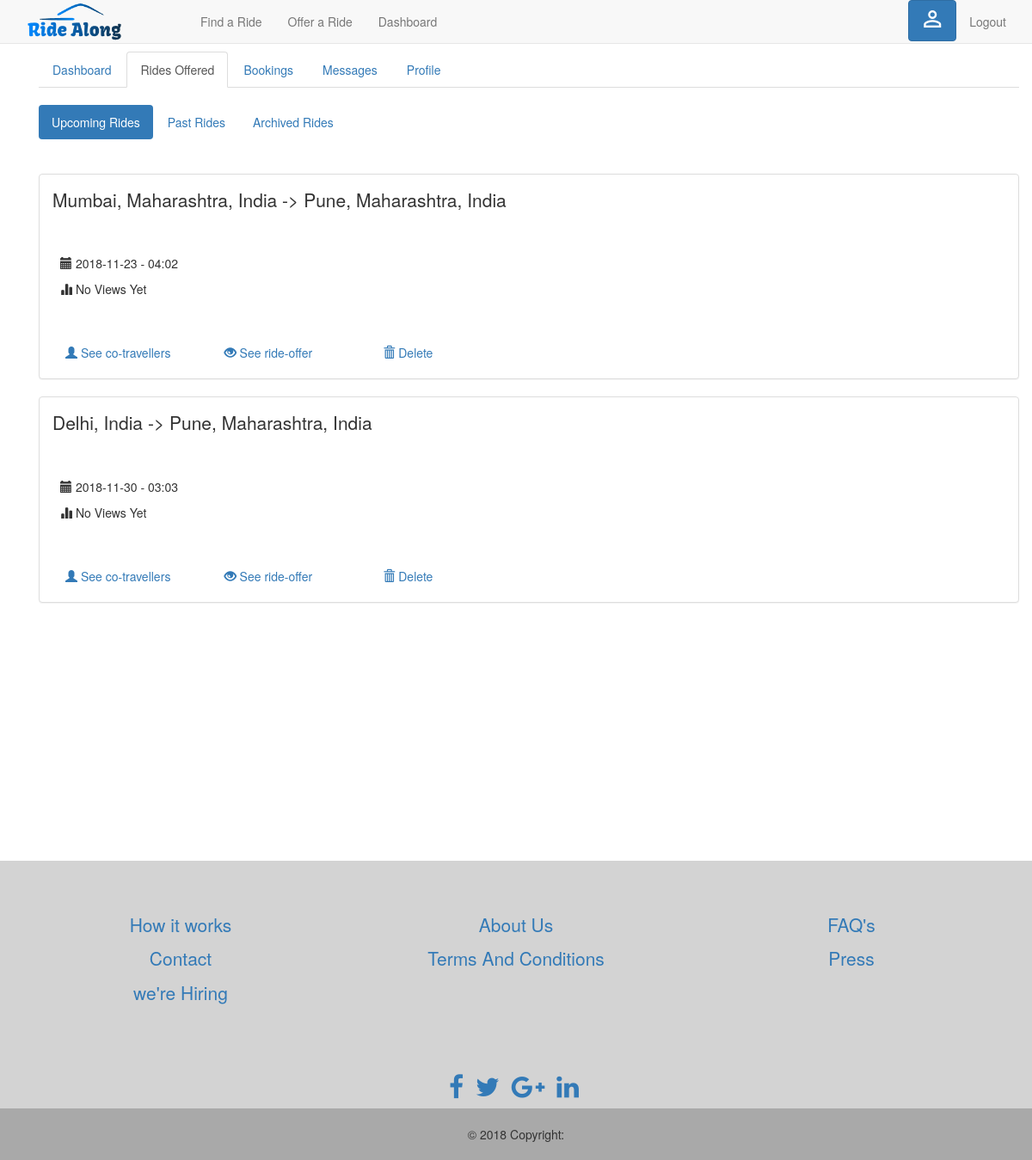
Page /rides (signed in) on the committed database.
### tables this page shows
CREATE TABLE "rides_offered" (
	`rideId`	INTEGER PRIMARY KEY AUTOINCREMENT,
	`userName`	text NOT NULL,
	`source`	text NOT NULL,
	`destination`	text NOT NULL,
	`lat1`	text NOT NULL,
	`long1`	text NOT NULL,
	`lat2`	text NOT NULL,
	`long2`	text NOT NULL,
	`offeredDate`	text NOT NULL,
	`offeredTime`	text NOT NULL,
	`offeredPrice`	int NOT NULL,
	`offeredSeats`	NUMERIC NOT NULL,
	`details`	text,
	`valid`	INTEGER NOT NULL,
	`seatsleft`	NUMERIC
);

### app.py (the view)
@app.route('/rides')
@is_logged_in
def rides():
    con = sqlite3.connect("CabSharing.db")
    cur = con.cursor()
    result = []
    username = session['username']
    cur.execute("select * from rides_offered where username = ? and valid = 1",[username])
    result = cur.fetchall()
    count = len(result)
    con.commit()
    return render_template('rides.html' , result = result , count = count , flag = 0)

### app.py (called while the page is built)
def is_logged_in(f):
    @wraps(f)
    def wrap(*args, **kwargs):
        if 'logged_in' in session:
            return f(*args, **kwargs)
        else:
            flash('Unauthorized, Please login', 'danger')
            return redirect(url_for('login'))
    return wrap

### templates/rides.html (shortened to what this page needs)
  {% extends 'layout.html' %}
{% block body %}
<div class=" container ">
      <ul class="nav nav-tabs">
        <li ><a href="dashboard">Dashboard</a></li>
        <li class= "active"><a href="rides">Rides Offered</a></li>
        <li ><a href="bookings">Bookings</a></li>
        <li ><a href="messages">Messages</a></li>
        <li ><a href="profile">Profile</a></li>
      </ul>
      <br>
</div>
<div class="container text-center">
    <div  class="tab-pane fade in active">
      <ul class="nav nav-pills">
        <li class="active"><a  href="rides">Upcoming Rides</a></li>
        <li><a  href="past_rides">Past Rides</a></li>
        <li><a  href="#archived-rides">Archived Rides</a></li>
      </ul>
			<div  id="upcoming-rides" class="active text-left">
			      <br><br>
			    <div id="upcoming-ride-data">
            {% if count > 0 %}
              {% for i in range(count) %}
              <div class="row">
                <div class="col-sm-12">
                  <div class="panel panel-default text-left">
                    <div class="panel-body"><strong class="lead"> {{result[i][2]}} -> {{result[i][3]}} </strong>
                    </div>
                  <div class="well-lg">
                    <p>
                    <p><span class="glyphicon glyphicon-calendar"></span> {{result[i][8]}} - {{result[i][9]}}</p>
                    <p><span class="glyphicon glyphicon-stats"></span> No Views Yet<br><br></p>
                   </p>
                 </div>
                 <div class="container-fluid" >
                    <a href="see_cotravellers/{{result[i][0]}}/{{result[i][1]}}" class="col-sm-2"><span class="glyphicon glyphicon-user"></span> See co-travellers </a>
                    <a href="rides_found/{{result[i][0]}}/{{result[i][1]}}" class="col-sm-2" >
                      <span class="glyphicon glyphicon-eye-open"></span> See ride-offer </a>
                    <a href="/rides_delete/{{result[i][0]}}" class="col-sm-1" ><span class="glyphicon glyphicon-trash"></span> Delete </a>
                    <br><br>
                 </div>
                  </div>
                </div>
              </div>
              {% endfor %}
            {% endif %}
			    </div>
   			</div>
		    <br><br>
		</div>
	</div>
</div>
{% endblock %}

### static/styles/design.css (style rules this page uses)
html, body { height: 100%; margin: 0; padding: 0; }

### rows in the picture
rides_offered: source "Mumbai, Maharashtra, India", destination "Pune, Maharashtra, India", offeredDate "2018-11-23", offeredTime "04:02"
rides_offered: source "Delhi, India", destination "Pune, Maharashtra, India", offeredDate "2018-11-30", offeredTime "03:03"
